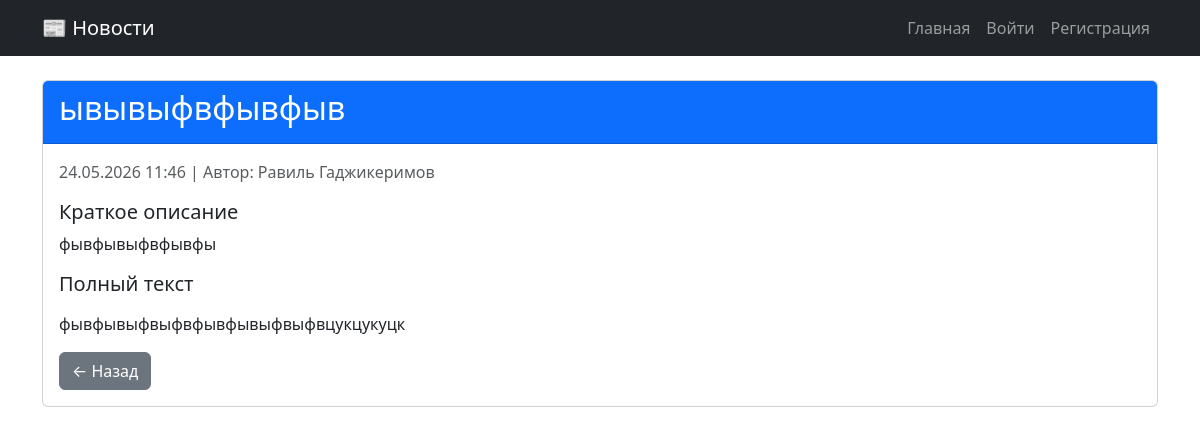
The page /news/1/ on the database its author committed.
### news_app/models.py (models this page shows, shortened)
class News(models.Model):
    title = models.CharField(max_length=200)
    summary = models.CharField(max_length=300)
    content = models.TextField()
    author = models.ForeignKey(User, on_delete=models.CASCADE)
    date_created = models.DateTimeField(auto_now_add=True)
    date_updated = models.DateTimeField(auto_now=True)
    class Meta:
        ordering = ['-date_created']

### news_app/views.py (the view)
# urls.py: path('news/<int:pk>/', views.news_detail_view, name='news_detail'),
def news_detail_view(request, pk):
    news = get_object_or_404(News, pk=pk)
    return render(request, 'news_detail.html', {'news': news})

### news_app/templates/news_detail.html (shortened to what this page needs)
{% extends 'base.html' %}
{% block content %}
<div class="card">
    <div class="card-header bg-primary text-white">
        <h2>{{ news.title }}</h2>
    </div>
    <div class="card-body">
        <p class="text-muted">
            {{ news.date_created|date:"d.m.Y H:i" }} |
            Автор: {{ news.author.get_full_name|default:news.author.username }}
        </p>
        <h5>Краткое описание</h5>
        <p>{{ news.summary }}</p>
        <h5>Полный текст</h5>
        <p>{{ news.content|linebreaks }}</p>
        <a href="{% url 'home' %}" class="btn btn-secondary">← Назад</a>
    </div>
</div>
{% endblock %}

### rows shown on the page
News: title "ывывыфвфывфыв", date_created "24.05.2026 11:46", author.get_full_name "Равиль Гаджикеримов", summary "фывфывыфвфывфы", content "фывфывыфвыфвфывфывыфвыфвцукцукуцк"
